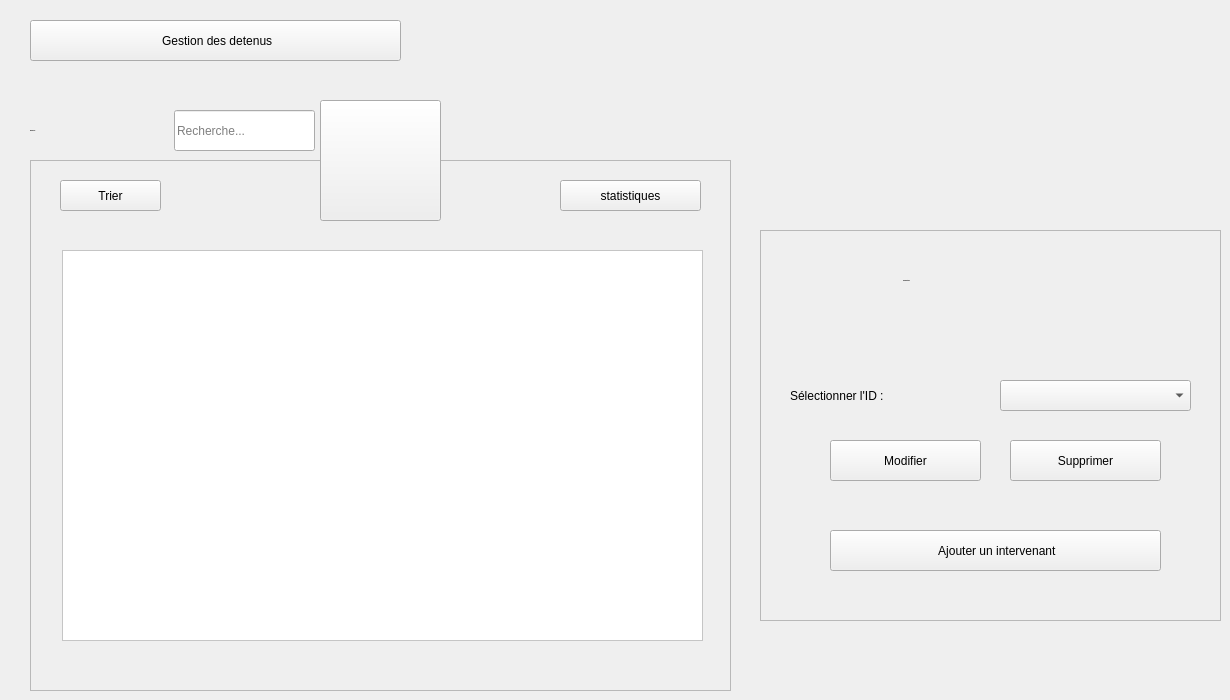
    <widget class="QWidget" name="Intervenants">
     <widget class="QPushButton" name="B_BackToGestions">
      <property name="geometry">
       <rect>
        <x>30</x>
        <y>20</y>
        <width>371</width>
        <height>41</height>
       </rect>
      </property>
      <property name="text">
       <string> Gestion des detenus</string>
      </property>
      <property name="icon">
       <iconset resource="Recources.qrc">
        <normaloff>:/Recources/Images/back-arrow.png</normaloff>:/Recources/Images/back-arrow.png</iconset>
      </property>
     </widget>
     <widget class="QLineEdit" name="LE_recherche">
      <property name="geometry">
       <rect>
        <x>174</x>
        <y>110</y>
        <width>141</width>
        <height>41</height>
       </rect>
      </property>
      <property name="placeholderText">
       <string>Recherche...</string>
      </property>
     </widget>
     <widget class="QFrame" name="frame">
      <property name="geometry">
       <rect>
        <x>30</x>
        <y>160</y>
        <width>701</width>
        <height>531</height>
       </rect>
      </property>
      <property name="styleSheet">
       <string notr="true"/>
      </property>
      <property name="frameShape">
       <enum>QFrame::StyledPanel</enum>
      </property>
      <property name="frameShadow">
       <enum>QFrame::Raised</enum>
      </property>
      <widget class="QPushButton" name="B_Statistics">
       <property name="geometry">
        <rect>
         <x>530</x>
         <y>20</y>
         <width>141</width>
         <height>31</height>
        </rect>
       </property>
       <property name="text">
        <string>statistiques</string>
       </property>
       <property name="icon">
        <iconset resource="Recources.qrc">
         <normaloff>:/Recources/Images/pdf-file.png</normaloff>:/Recources/Images/pdf-file.png</iconset>
       </property>
       <property name="iconSize">
        <size>
         <width>23</width>
         <height>23</height>
        </size>
       </property>
      </widget>
      <widget class="QPushButton" name="B_Trier">
       <property name="geometry">
        <rect>
         <x>30</x>
         <y>20</y>
         <width>101</width>
         <height>31</height>
        </rect>
       </property>
       <property name="text">
        <string>Trier</string>
       </property>
       <property name="icon">
        <iconset resource="Recources.qrc">
         <normaloff>:/Recources/Images/ascending-sort.png</normaloff>:/Recources/Images/ascending-sort.png</iconset>
       </property>
       <property name="iconSize">
        <size>
         <width>18</width>
         <height>18</height>
        </size>
       </property>
      </widget>
      <widget class="QTableView" name="T_Intervenants">
       <property name="geometry">
        <rect>
         <x>32</x>
         <y>90</y>
         <width>641</width>
         <height>391</height>
        </rect>
       </property>
       <property name="styleSheet">
        <string notr="true">background: white;</string>
       </property>
      </widget>
     </widget>
     <widget class="QLabel" name="L_Recherche">
      <property name="geometry">
       <rect>
        <x>30</x>
        <y>110</y>
        <width>151</width>
        <height>41</height>
       </rect>
      </property>
      <property name="font">
       <font>
        <family>century gothic</family>
        <pointsize>-1</pointsize>
        <weight>75</weight>
        <bold>true</bold>
       </font>
      </property>
      <property name="styleSheet">
       <string notr="true">background: transparent;</string>
      </property>
      <property name="text">
       <string>Recherche :</string>
      </property>
     </widget>
     <widget class="QFrame" name="frame_2">
      <property name="geometry">
       <rect>
        <x>760</x>
        <y>230</y>
        <width>461</width>
        <height>391</height>
       </rect>
      </property>
      <property name="styleSheet">
       <string notr="true"/>
      </property>
      <property name="frameShape">
       <enum>QFrame::StyledPanel</enum>
      </property>
      <property name="frameShadow">
       <enum>QFrame::Raised</enum>
      </property>
      <widget class="QLabel" name="L_ConfigIntervenant">
       <property name="geometry">
        <rect>
         <x>143</x>
         <y>20</y>
         <width>171</width>
         <height>61</height>
        </rect>
       </property>
       <property name="font">
        <font>
         <family>century gothic</family>
         <pointsize>-1</pointsize>
         <weight>75</weight>
         <bold>true</bold>
        </font>
       </property>
       <property name="styleSheet">
        <string notr="true">background: transparent;</string>
       </property>
       <property name="text">
        <string>Configuration</string>
       </property>
      </widget>
      <widget class="QLabel" name="L_CB_ID">
       <property name="geometry">
        <rect>
         <x>30</x>
         <y>150</y>
         <width>191</width>
         <height>31</height>
        </rect>
       </property>
       <property name="styleSheet">
        <string notr="true">background: transparent;</string>
       </property>
       <property name="text">
        <string>Sélectionner l'ID :</string>
       </property>
      </widget>
      <widget class="QPushButton" name="B_AjouterIntervenant">
       <property name="geometry">
        <rect>
         <x>70</x>
         <y>300</y>
         <width>331</width>
         <height>41</height>
        </rect>
       </property>
       <property name="text">
        <string> Ajouter un intervenant</string>
       </property>
       <property name="icon">
        <iconset resource="Recources.qrc">
         <normaloff>:/Recources/Images/add.png</normaloff>:/Recources/Images/add.png</iconset>
       </property>
      </widget>
      <widget class="QComboBox" name="CB_IDIntervenant">
       <property name="geometry">
        <rect>
         <x>240</x>
         <y>150</y>
         <width>191</width>
         <height>31</height>
        </rect>
       </property>
       <property name="styleSheet">
        <string notr="true"/>
       </property>
      </widget>
      <widget class="QPushButton" name="B_ModifierIntervenant">
       <property name="geometry">
        <rect>
         <x>70</x>
         <y>210</y>
         <width>151</width>
         <height>41</height>
        </rect>
       </property>
       <property name="text">
        <string>Modifier</string>
       </property>
       <property name="icon">
        <iconset resource="Recources.qrc">
         <normaloff>:/Recources/Images/edit.png</normaloff>:/Recources/Images/edit.png</iconset>
       </property>
       <property name="iconSize">
        <size>
         <width>23</width>
         <height>23</height>
        </size>
       </property>
      </widget>
      <widget class="QPushButton" name="B_SupprimerIntervenant">
       <property name="geometry">
        <rect>
         <x>250</x>
         <y>210</y>
         <width>151</width>
         <height>41</height>
        </rect>
       </property>
       <property name="text">
        <string>Supprimer</string>
       </property>
       <property name="icon">
        <iconset resource="Recources.qrc">
         <normaloff>:/Recources/Images/trash.png</normaloff>:/Recources/Images/trash.png</iconset>
       </property>
       <property name="iconSize">
        <size>
         <width>23</width>
         <height>23</height>
        </size>
       </property>
      </widget>
     </widget>
     <widget class="QToolButton" name="toolButton">
      <property name="geometry">
       <rect>
        <x>320</x>
        <y>100</y>
        <width>121</width>
        <height>121</height>
       </rect>
      </property>
      <property name="text">
       <string/>
      </property>
      <property name="icon">
       <iconset resource="Recources.qrc">
        <normaloff>:/Recources/Images/judge.png</normaloff>:/Recources/Images/judge.png</iconset>
      </property>
      <property name="iconSize">
       <size>
        <width>64</width>
        <height>64</height>
       </size>
      </property>
     </widget>
     <zorder>frame</zorder>
     <zorder>B_BackToGestions</zorder>
     <zorder>LE_recherche</zorder>
     <zorder>L_Recherche</zorder>
     <zorder>frame_2</zorder>
     <zorder>toolButton</zorder>
    </widget>
